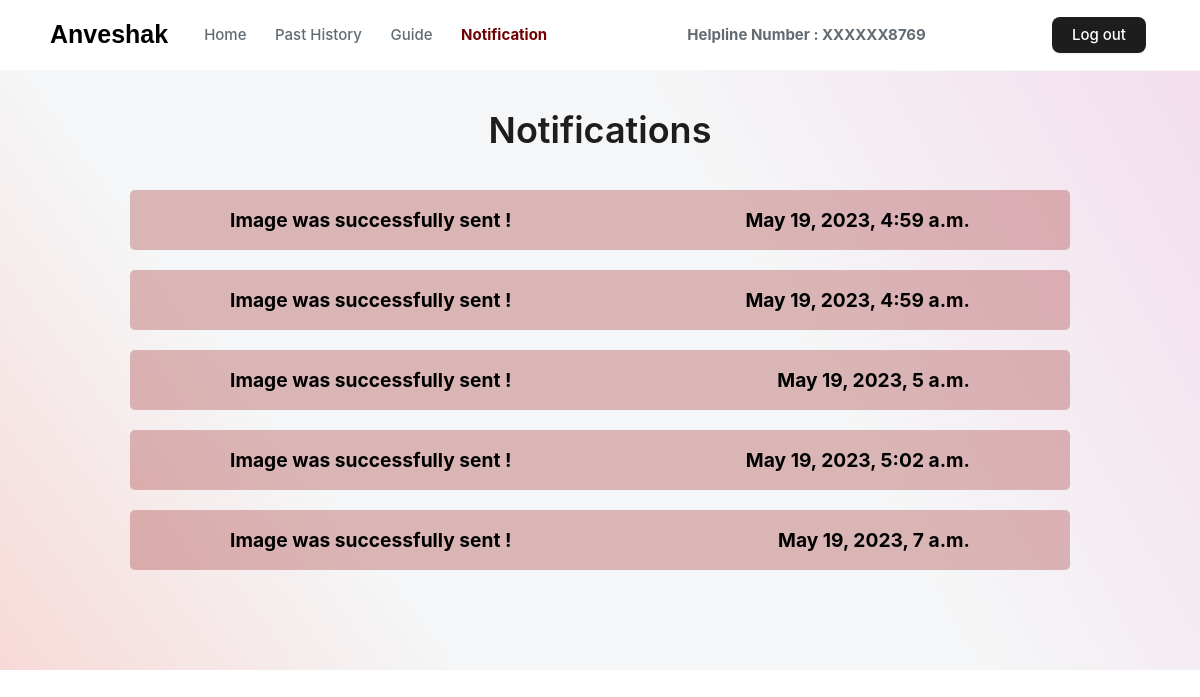
The page /notification/ (signed in) on the database its author committed.
### posts/models.py (models this page shows)
class Post(models.Model):
    image = models.ImageField(null=True, blank=True, max_length=255, upload_to='img/%y')
    address = models.CharField(max_length=1000000)
    dated = models.DateTimeField(default=datetime.now, blank=True)

### posts/views.py (the view)
# urls.py: path('notification/', views.notify, name = 'notify'),
@login_required(login_url="/login")
def notify(request):
    features = Post.objects.all()
    return render(request, 'notification.html', {'features' : features})

### templates/notification.html (shortened to what this page needs)
<!DOCTYPE html>
{% load static %}
<html>
<head>
    <link href="{% static 'css/styles.css' %}" rel="stylesheet" type="text/css" />
</head>
<body>
    <div data-collapse="small" data-animation="default" data-duration="400" data-easing="ease" data-easing2="ease"
        role="banner" class="nav-bar w-nav">
        <div class="nav-container w-container">
            <div class="logo-div">
                <a href="#" aria-current="page" class="logotext"><b>Anveshak</b></a>
            </div>
            <nav role="navigation" class="nav-content w-nav-menu">
                <div class="nav-menu">
                    <a href="{% url 'home' %}" class="nav-link w-nav-link">Home</a>
                    <a href="{% url 'index' %}" class="nav-link w-nav-link">Past History</a>
                    <a href="{% url 'guide' %}" class="nav-link w-nav-link">Guide</a>
                    <a href="{% url 'notify' %}" class="nav-link w-nav-link" style="color:#710101;"><b>Notification</b></a>
                </div>
                <div class="nav-cta-button-container">
                    <a href="#" class="nav-link w-nav-link"><b>Helpline Number  :  XXXXXX8769</b></a>
                </div>
                <div class="nav-cta-button-container">
                    <a href="/login" class="nav-link cta-button w-nav-link"
                      >Log out</a
                    >
                  </div>
            </nav>
        </div>
    </div>
    <div class="page-wrapper">
        <div class="section light-color-gradient  wf-section" style="padding-top:3%">
            <div class="containers w-container">
                <div class="text-box _1200px center-align ">
                    <h2 class="heading h2">Notifications</h2>
                    <br>
                    {% for feature in features %}
                    <div class="card2" style="width: 100%;">
                        <div class="card-body">
                            <div class="grid">
                                <span class="card-text"
                                    style="color: #000; font-size: larger; font-weight: bold;text-align: left;margin-left: 80px;">Image was successfully sent !</span>
                                <span class="card-text"
                                    style="color: #000; font-size: larger; font-weight: bold;text-align: right;margin-right: 80px;">{{feature.dated}}</span>
                            </div>
                        </div>
                    </div>
                    <br>
                    {% endfor %}
                </div>
            </div>
        </div>
    </div>
</body>
</html>

### rows shown on the page
Post: dated "May 19, 2023, 4:59 a.m."
Post: dated "May 19, 2023, 4:59 a.m."
Post: dated "May 19, 2023, 5 a.m."
Post: dated "May 19, 2023, 5:02 a.m."
Post: dated "May 19, 2023, 7 a.m."
